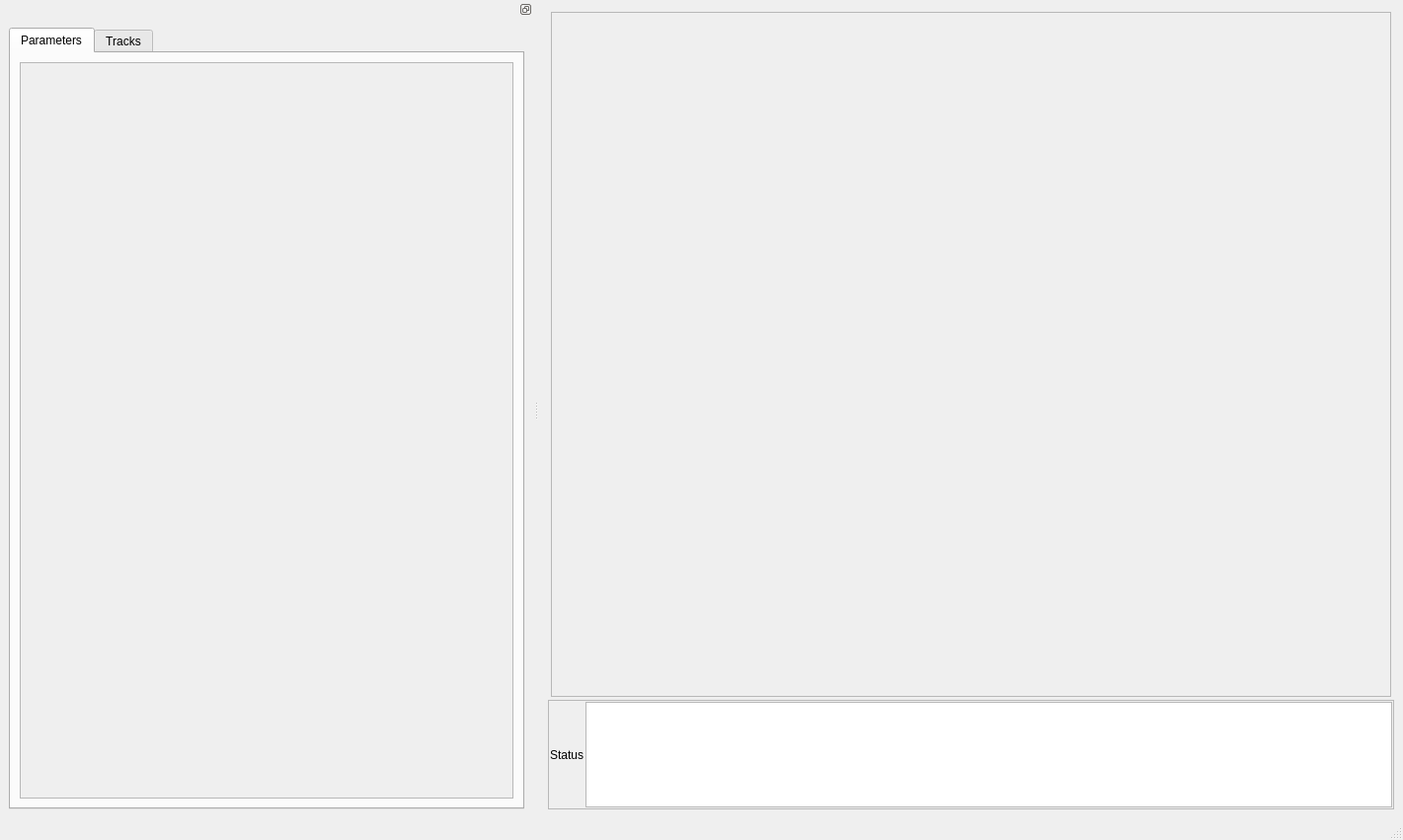
<?xml version="1.0" encoding="UTF-8"?>
<ui version="4.0">
 <class>MainWindow</class>
 <widget class="QMainWindow" name="MainWindow">
  <property name="enabled">
   <bool>true</bool>
  </property>
  <property name="geometry">
   <rect>
    <x>0</x>
    <y>0</y>
    <width>1421</width>
    <height>851</height>
   </rect>
  </property>
  <property name="sizePolicy">
   <sizepolicy hsizetype="Maximum" vsizetype="Preferred">
    <horstretch>0</horstretch>
    <verstretch>0</verstretch>
   </sizepolicy>
  </property>
  <property name="maximumSize">
   <size>
    <width>16777215</width>
    <height>851</height>
   </size>
  </property>
  <property name="windowTitle">
   <string>SAFAS v0.3</string>
  </property>
  <property name="documentMode">
   <bool>false</bool>
  </property>
  <widget class="QWidget" name="centralwidget">
   <layout class="QVBoxLayout" name="verticalLayout_2">
    <item>
     <layout class="QHBoxLayout" name="horizontalLayout" stretch="0">
      <property name="spacing">
       <number>2</number>
      </property>
      <item>
       <layout class="QVBoxLayout" name="verticalLayout">
        <property name="spacing">
         <number>0</number>
        </property>
        <property name="topMargin">
         <number>0</number>
        </property>
        <item>
         <widget class="QWidget" name="video_widget" native="true">
          <property name="minimumSize">
           <size>
            <width>700</width>
            <height>700</height>
           </size>
          </property>
          <layout class="QVBoxLayout" name="verticalLayout_5">
           <property name="spacing">
            <number>2</number>
           </property>
           <property name="leftMargin">
            <number>3</number>
           </property>
           <property name="topMargin">
            <number>3</number>
           </property>
           <property name="rightMargin">
            <number>3</number>
           </property>
           <property name="bottomMargin">
            <number>3</number>
           </property>
           <item>
            <layout class="QVBoxLayout" name="layout_viewer_top">
             <property name="spacing">
              <number>2</number>
             </property>
             <item>
              <widget class="QFrame" name="frame">
               <property name="frameShape">
                <enum>QFrame::StyledPanel</enum>
               </property>
               <property name="frameShadow">
                <enum>QFrame::Raised</enum>
               </property>
               <layout class="QVBoxLayout" name="verticalLayout_6">
                <property name="spacing">
                 <number>2</number>
                </property>
                <property name="leftMargin">
                 <number>3</number>
                </property>
                <property name="topMargin">
                 <number>3</number>
                </property>
                <property name="rightMargin">
                 <number>3</number>
                </property>
                <property name="bottomMargin">
                 <number>3</number>
                </property>
                <item>
                 <layout class="QVBoxLayout" name="layout_video">
                  <property name="spacing">
                   <number>1</number>
                  </property>
                 </layout>
                </item>
               </layout>
              </widget>
             </item>
            </layout>
           </item>
          </layout>
         </widget>
        </item>
        <item>
         <widget class="QFrame" name="frame_2">
          <property name="sizePolicy">
           <sizepolicy hsizetype="Preferred" vsizetype="Preferred">
            <horstretch>0</horstretch>
            <verstretch>0</verstretch>
           </sizepolicy>
          </property>
          <property name="minimumSize">
           <size>
            <width>0</width>
            <height>50</height>
           </size>
          </property>
          <property name="frameShape">
           <enum>QFrame::StyledPanel</enum>
          </property>
          <property name="frameShadow">
           <enum>QFrame::Raised</enum>
          </property>
          <layout class="QHBoxLayout" name="horizontalLayout_8">
           <property name="spacing">
            <number>2</number>
           </property>
           <property name="leftMargin">
            <number>1</number>
           </property>
           <property name="topMargin">
            <number>1</number>
           </property>
           <property name="rightMargin">
            <number>1</number>
           </property>
           <property name="bottomMargin">
            <number>1</number>
           </property>
           <item>
            <layout class="QHBoxLayout" name="horizontalLayout_7">
             <item>
              <widget class="QLabel" name="label">
               <property name="text">
                <string>Status</string>
               </property>
              </widget>
             </item>
             <item>
              <widget class="QTextEdit" name="text_status"/>
             </item>
            </layout>
           </item>
          </layout>
         </widget>
        </item>
       </layout>
      </item>
     </layout>
    </item>
   </layout>
  </widget>
  <widget class="QStatusBar" name="statusbar"/>
  <widget class="QDockWidget" name="dockWidget">
   <property name="enabled">
    <bool>true</bool>
   </property>
   <property name="sizePolicy">
    <sizepolicy hsizetype="MinimumExpanding" vsizetype="Preferred">
     <horstretch>0</horstretch>
     <verstretch>0</verstretch>
    </sizepolicy>
   </property>
   <property name="minimumSize">
    <size>
     <width>250</width>
     <height>532</height>
    </size>
   </property>
   <property name="maximumSize">
    <size>
     <width>1000</width>
     <height>524287</height>
    </size>
   </property>
   <property name="floating">
    <bool>false</bool>
   </property>
   <property name="features">
    <set>QDockWidget::DockWidgetFloatable|QDockWidget::DockWidgetMovable</set>
   </property>
   <attribute name="dockWidgetArea">
    <number>1</number>
   </attribute>
   <widget class="QWidget" name="dockWidgetContents">
    <layout class="QVBoxLayout" name="verticalLayout_3">
     <item>
      <widget class="QTabWidget" name="tabWidget">
       <property name="enabled">
        <bool>true</bool>
       </property>
       <property name="minimumSize">
        <size>
         <width>100</width>
         <height>0</height>
        </size>
       </property>
       <property name="maximumSize">
        <size>
         <width>50000</width>
         <height>16777215</height>
        </size>
       </property>
       <property name="currentIndex">
        <number>0</number>
       </property>
       <widget class="QWidget" name="tab_params_3">
        <attribute name="title">
         <string>Parameters</string>
        </attribute>
        <layout class="QVBoxLayout" name="verticalLayout_30">
         <item>
          <layout class="QVBoxLayout" name="verticalLayout_31">
           <item>
            <widget class="QScrollArea" name="scrollArea_7">
             <property name="minimumSize">
              <size>
               <width>500</width>
               <height>0</height>
              </size>
             </property>
             <property name="widgetResizable">
              <bool>true</bool>
             </property>
             <widget class="QWidget" name="scrollAreaWidgetContents_4">
              <property name="geometry">
               <rect>
                <x>0</x>
                <y>0</y>
                <width>498</width>
                <height>723</height>
               </rect>
              </property>
              <layout class="QVBoxLayout" name="verticalLayout_32">
               <item>
                <layout class="QVBoxLayout" name="layout_params"/>
               </item>
              </layout>
             </widget>
            </widget>
           </item>
          </layout>
         </item>
        </layout>
       </widget>
       <widget class="QWidget" name="tab_tracks_3">
        <attribute name="title">
         <string>Tracks</string>
        </attribute>
        <layout class="QVBoxLayout" name="verticalLayout_33">
         <item>
          <layout class="QVBoxLayout" name="verticalLayout_34">
           <item>
            <widget class="QGroupBox" name="groupBox_10">
             <property name="minimumSize">
              <size>
               <width>0</width>
               <height>100</height>
              </size>
             </property>
             <property name="maximumSize">
              <size>
               <width>16777215</width>
               <height>125</height>
              </size>
             </property>
             <property name="title">
              <string>Control</string>
             </property>
             <layout class="QGridLayout" name="gridLayout_7">
              <item row="0" column="0">
               <layout class="QHBoxLayout" name="horizontalLayout_2">
                <item>
                 <widget class="QPushButton" name="button_save_tracks">
                  <property name="maximumSize">
                   <size>
                    <width>120</width>
                    <height>16777215</height>
                   </size>
                  </property>
                  <property name="font">
                   <font>
                    <pointsize>8</pointsize>
                   </font>
                  </property>
                  <property name="text">
                   <string>Save Tracks</string>
                  </property>
                 </widget>
                </item>
                <item>
                 <widget class="QPushButton" name="button_save_objects">
                  <property name="text">
                   <string>Save Objects</string>
                  </property>
                 </widget>
                </item>
                <item>
                 <widget class="QPushButton" name="button_compile_outputs">
                  <property name="text">
                   <string>Compile Outputs</string>
                  </property>
                 </widget>
                </item>
                <item>
                 <spacer name="horizontalSpacer_2">
                  <property name="orientation">
                   <enum>Qt::Horizontal</enum>
                  </property>
                  <property name="sizeHint" stdset="0">
                   <size>
                    <width>40</width>
                    <height>20</height>
                   </size>
                  </property>
                 </spacer>
                </item>
               </layout>
              </item>
             </layout>
            </widget>
           </item>
           <item>
            <widget class="QGroupBox" name="groupBox_11">
             <property name="minimumSize">
              <size>
               <width>400</width>
               <height>0</height>
              </size>
             </property>
             <property name="title">
              <string/>
             </property>
             <layout class="QHBoxLayout" name="horizontalLayout_16">
              <item>
               <layout class="QHBoxLayout" name="horizontalLayout_17">
                <item>
                 <widget class="QFrame" name="frame_9">
                  <property name="frameShape">
                   <enum>QFrame::StyledPanel</enum>
                  </property>
                  <property name="frameShadow">
                   <enum>QFrame::Raised</enum>
                  </property>
                  <layout class="QVBoxLayout" name="verticalLayout_8">
                   <property name="spacing">
                    <number>0</number>
                   </property>
                   <property name="leftMargin">
                    <number>0</number>
                   </property>
                   <property name="topMargin">
                    <number>0</number>
                   </property>
                   <property name="rightMargin">
                    <number>0</number>
                   </property>
                   <property name="bottomMargin">
                    <number>0</number>
                   </property>
                   <item>
                    <layout class="QVBoxLayout" name="verticalLayout_7">
                     <item>
                      <widget class="QLabel" name="label_2">
                       <property name="minimumSize">
                        <size>
                         <width>0</width>
                         <height>40</height>
                        </size>
                       </property>
                       <property name="maximumSize">
                        <size>
                         <width>16777215</width>
                         <height>40</height>
                        </size>
                       </property>
                       <property name="baseSize">
                        <size>
                         <width>0</width>
                         <height>40</height>
                        </size>
                       </property>
                       <property name="font">
                        <font>
                         <pointsize>12</pointsize>
                         <weight>75</weight>
                         <bold>true</bold>
                        </font>
                       </property>
                       <property name="text">
                        <string>Tracks</string>
                       </property>
                       <property name="alignment">
                        <set>Qt::AlignCenter</set>
                       </property>
                      </widget>
                     </item>
                     <item>
                      <layout class="QHBoxLayout" name="horizontalLayout_10">
                       <item>
                        <spacer name="horizontalSpacer">
                         <property name="orientation">
                          <enum>Qt::Horizontal</enum>
                         </property>
                         <property name="sizeHint" stdset="0">
                          <size>
                           <width>40</width>
                           <height>20</height>
                          </size>
                         </property>
                        </spacer>
                       </item>
                       <item>
                        <widget class="QToolButton" name="button_remove_track">
                         <property name="font">
                          <font>
                           <pointsize>12</pointsize>
                           <weight>75</weight>
                           <bold>true</bold>
                          </font>
                         </property>
                         <property name="toolTip">
                          <string>Delete selected track</string>
                         </property>
                         <property name="text">
                          <string>-</string>
                         </property>
                        </widget>
                       </item>
                       <item>
                        <widget class="QToolButton" name="button_remove_all_tracks">
                         <property name="font">
                          <font>
                           <pointsize>12</pointsize>
                           <weight>75</weight>
                           <bold>true</bold>
                          </font>
                         </property>
                         <property name="toolTip">
                          <string>Delete all tracks</string>
                         </property>
                         <property name="text">
                          <string>- -</string>
                         </property>
                        </widget>
                       </item>
                       <item>
                        <spacer name="horizontalSpacer_3">
                         <property name="orientation">
                          <enum>Qt::Horizontal</enum>
                         </property>
                         <property name="sizeHint" stdset="0">
                          <size>
                           <width>40</width>
                           <height>20</height>
                          </size>
                         </property>
                        </spacer>
                       </item>
                      </layout>
                     </item>
                     <item>
                      <widget class="QScrollArea" name="scrollArea">
                       <property name="minimumSize">
                        <size>
                         <width>150</width>
                         <height>200</height>
                        </size>
                       </property>
                       <property name="maximumSize">
                        <size>
                         <width>200</width>
                         <height>16777215</height>
                        </size>
                       </property>
                       <property name="widgetResizable">
                        <bool>true</bool>
                       </property>
                       <widget class="QWidget" name="scrollAreaWidgetContents_5">
                        <property name="geometry">
                         <rect>
                          <x>0</x>
                          <y>0</y>
                          <width>198</width>
                          <height>500</height>
                         </rect>
                        </property>
                        <layout class="QHBoxLayout" name="horizontalLayout_12">
                         <item>
                          <widget class="QListWidget" name="list_tracks"/>
                         </item>
                        </layout>
                       </widget>
                      </widget>
                     </item>
                    </layout>
                   </item>
                  </layout>
                 </widget>
                </item>
                <item>
                 <widget class="QFrame" name="frame_10">
                  <property name="maximumSize">
                   <size>
                    <width>200</width>
                    <height>16777215</height>
                   </size>
                  </property>
                  <property name="frameShape">
                   <enum>QFrame::StyledPanel</enum>
                  </property>
                  <property name="frameShadow">
                   <enum>QFrame::Raised</enum>
                  </property>
                  <layout class="QHBoxLayout" name="horizontalLayout_18">
                   <property name="spacing">
                    <number>0</number>
                   </property>
                   <property name="leftMargin">
                    <number>0</number>
                   </property>
                   <property name="topMargin">
                    <number>0</number>
                   </property>
                   <property name="rightMargin">
                    <number>0</number>
                   </property>
                   <property name="bottomMargin">
                    <number>0</number>
                   </property>
                   <item>
                    <layout class="QVBoxLayout" name="verticalLayout_9">
                     <item>
                      <widget class="QLabel" name="label_3">
                       <property name="minimumSize">
                        <size>
                         <width>0</width>
                         <height>40</height>
                        </size>
                       </property>
                       <property name="maximumSize">
                        <size>
                         <width>16777215</width>
                         <height>40</height>
                        </size>
                       </property>
                       <property name="font">
                        <font>
                         <pointsize>12</pointsize>
                         <weight>75</weight>
                         <bold>true</bold>
                        </font>
                       </property>
                       <property name="text">
                        <string>Objects</string>
                       </property>
                       <property name="alignment">
                        <set>Qt::AlignCenter</set>
                       </property>
                      </widget>
                     </item>
                     <item>
                      <layout class="QHBoxLayout" name="horizontalLayout_11">
                       <item>
                        <spacer name="horizontalSpacer_5">
                         <property name="orientation">
                          <enum>Qt::Horizontal</enum>
                         </property>
                         <property name="sizeHint" stdset="0">
                          <size>
                           <width>40</width>
                           <height>20</height>
                          </size>
                         </property>
                        </spacer>
                       </item>
                       <item>
                        <widget class="QToolButton" name="button_add_object">
                         <property name="font">
                          <font>
                           <pointsize>12</pointsize>
                           <weight>75</weight>
                           <bold>true</bold>
                          </font>
                         </property>
                         <property name="toolTip">
                          <string>Add selected object as new track</string>
                         </property>
                         <property name="text">
                          <string>+</string>
                         </property>
                        </widget>
                       </item>
                       <item>
                        <widget class="QToolButton" name="button_add_all_objects">
                         <property name="font">
                          <font>
                           <pointsize>12</pointsize>
                           <weight>75</weight>
                           <bold>true</bold>
                          </font>
                         </property>
                         <property name="toolTip">
                          <string>Add all objects as new tracks</string>
                         </property>
                         <property name="text">
                          <string>+ +</string>
                         </property>
                        </widget>
                       </item>
                       <item>
                        <spacer name="horizontalSpacer_4">
                         <property name="orientation">
                          <enum>Qt::Horizontal</enum>
                         </property>
                         <property name="sizeHint" stdset="0">
                          <size>
                           <width>40</width>
                           <height>20</height>
                          </size>
                         </property>
                        </spacer>
                       </item>
                      </layout>
                     </item>
                     <item>
                      <widget class="QScrollArea" name="scrollArea_2">
                       <property name="minimumSize">
                        <size>
                         <width>150</width>
                         <height>200</height>
                        </size>
                       </property>
                       <property name="maximumSize">
                        <size>
                         <width>200</width>
                         <height>16777215</height>
                        </size>
                       </property>
                       <property name="widgetResizable">
                        <bool>true</bool>
                       </property>
                       <widget class="QWidget" name="scrollAreaWidgetContents_6">
                        <property name="geometry">
                         <rect>
                          <x>0</x>
                          <y>0</y>
                          <width>194</width>
                          <height>500</height>
                         </rect>
                        </property>
                        <layout class="QHBoxLayout" name="horizontalLayout_13">
                         <item>
                          <widget class="QListWidget" name="list_objects"/>
                         </item>
                        </layout>
                       </widget>
                      </widget>
                     </item>
                    </layout>
                   </item>
                  </layout>
                 </widget>
                </item>
               </layout>
              </item>
             </layout>
            </widget>
           </item>
          </layout>
         </item>
        </layout>
       </widget>
      </widget>
     </item>
    </layout>
   </widget>
  </widget>
  <action name="actionImport_Device_Settings">
   <property name="text">
    <string>Import Device Settings</string>
   </property>
  </action>
  <action name="actionExport_Device_Settings">
   <property name="text">
    <string>Export Device Settings</string>
   </property>
  </action>
  <action name="actionNew_Project">
   <property name="text">
    <string>New Project</string>
   </property>
  </action>
  <action name="actionLoad_Project">
   <property name="text">
    <string>Load Project</string>
   </property>
  </action>
  <action name="actionSave_Project">
   <property name="text">
    <string>Save Project</string>
   </property>
  </action>
  <action name="actionNew_Project_2">
   <property name="text">
    <string>New Project</string>
   </property>
  </action>
  <action name="actionSave_Project_2">
   <property name="text">
    <string>Save Project</string>
   </property>
  </action>
  <action name="actionLoad_Project_2">
   <property name="text">
    <string>Load Project</string>
   </property>
  </action>
  <action name="actionUpdate_Devices">
   <property name="text">
    <string>Update Devices</string>
   </property>
  </action>
  <action name="actionExport_parameters">
   <property name="text">
    <string>Save parameters</string>
   </property>
  </action>
  <action name="actionEdit_config">
   <property name="text">
    <string>Edit Global Config</string>
   </property>
  </action>
  <action name="actionImport_parameters">
   <property name="text">
    <string>Import parameters</string>
   </property>
  </action>
  <action name="actionLoad_parameters">
   <property name="text">
    <string>Load parameters</string>
   </property>
  </action>
  <action name="actionLoad_default_config">
   <property name="text">
    <string>Load default config</string>
   </property>
  </action>
  <action name="actionSave_default_config">
   <property name="text">
    <string>Save default config</string>
   </property>
  </action>
  <action name="actionReset_default_config">
   <property name="text">
    <string>Reset default config</string>
   </property>
  </action>
 </widget>
 <resources/>
 <connections/>
</ui>
